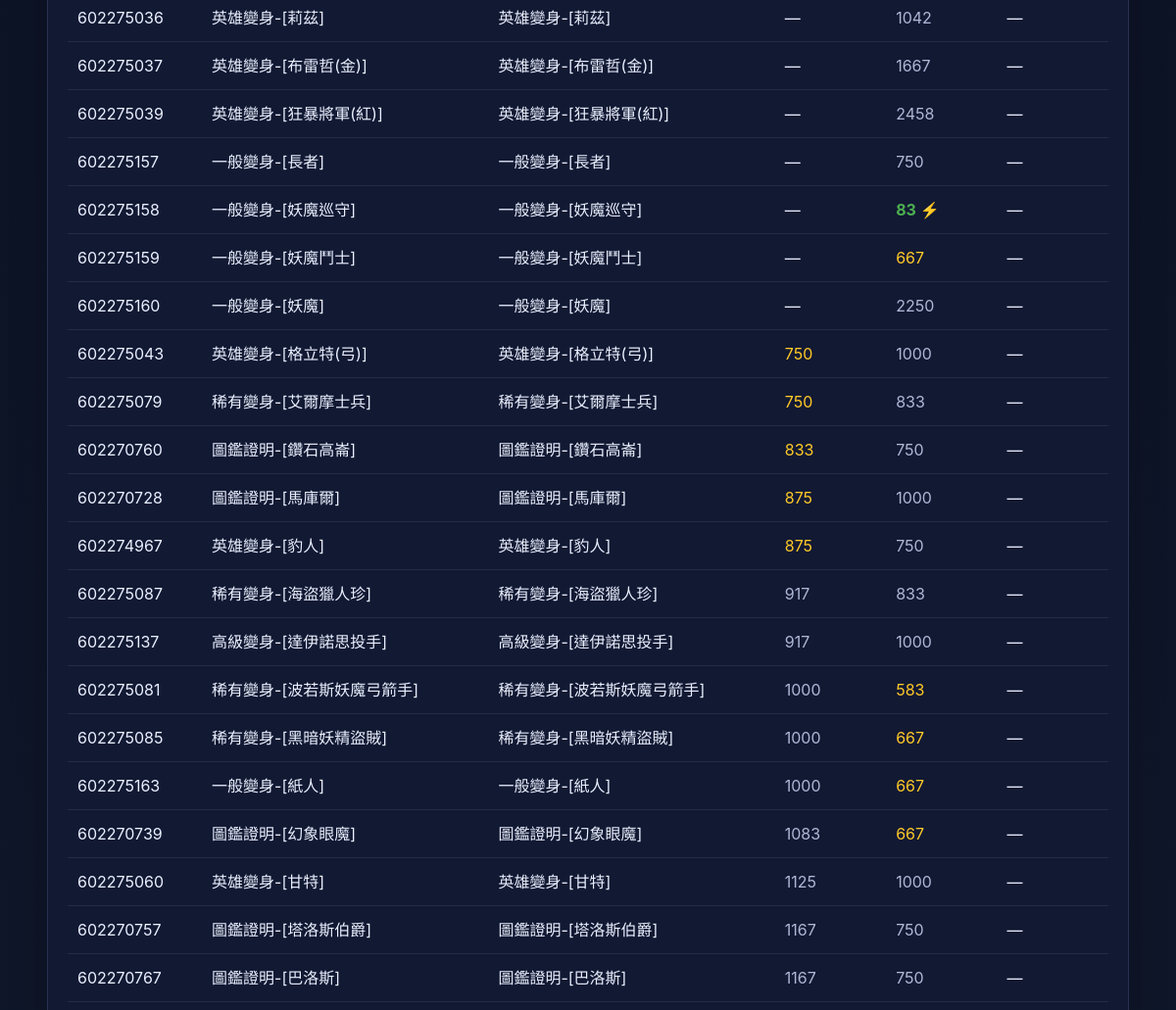
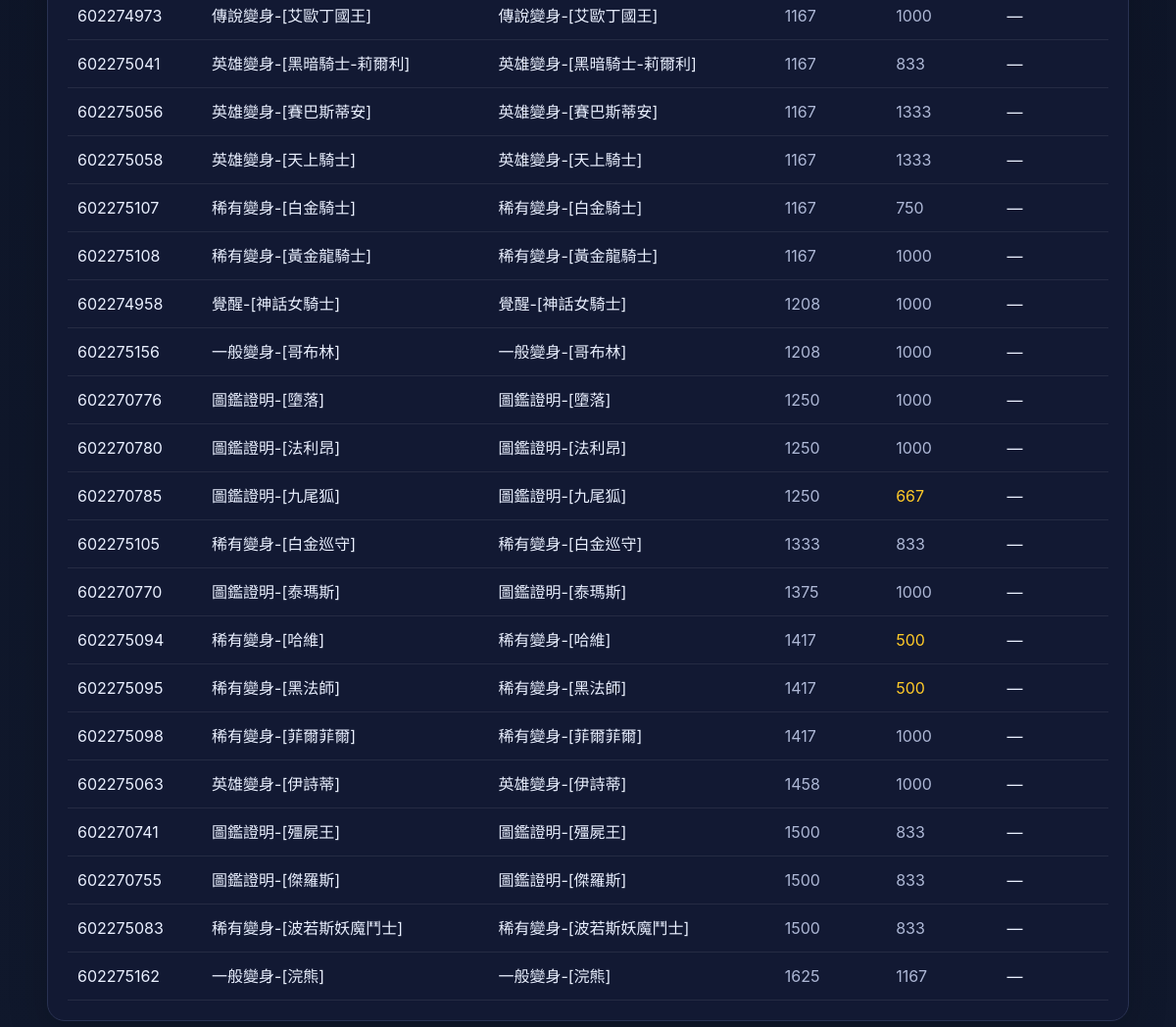
/poly-speed (lower part), run on an earlier commit of the app's database (2 pictures, top to bottom).
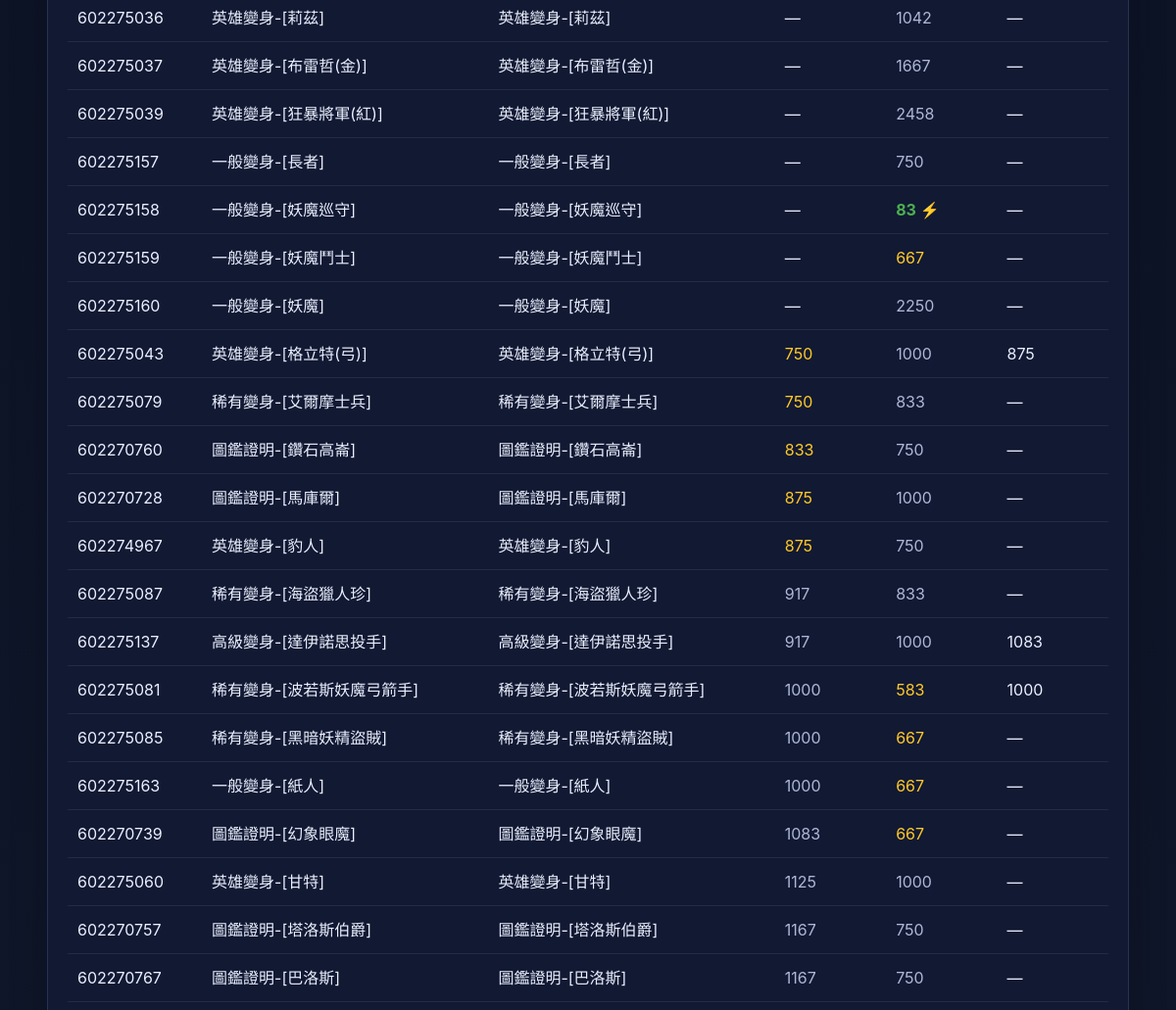
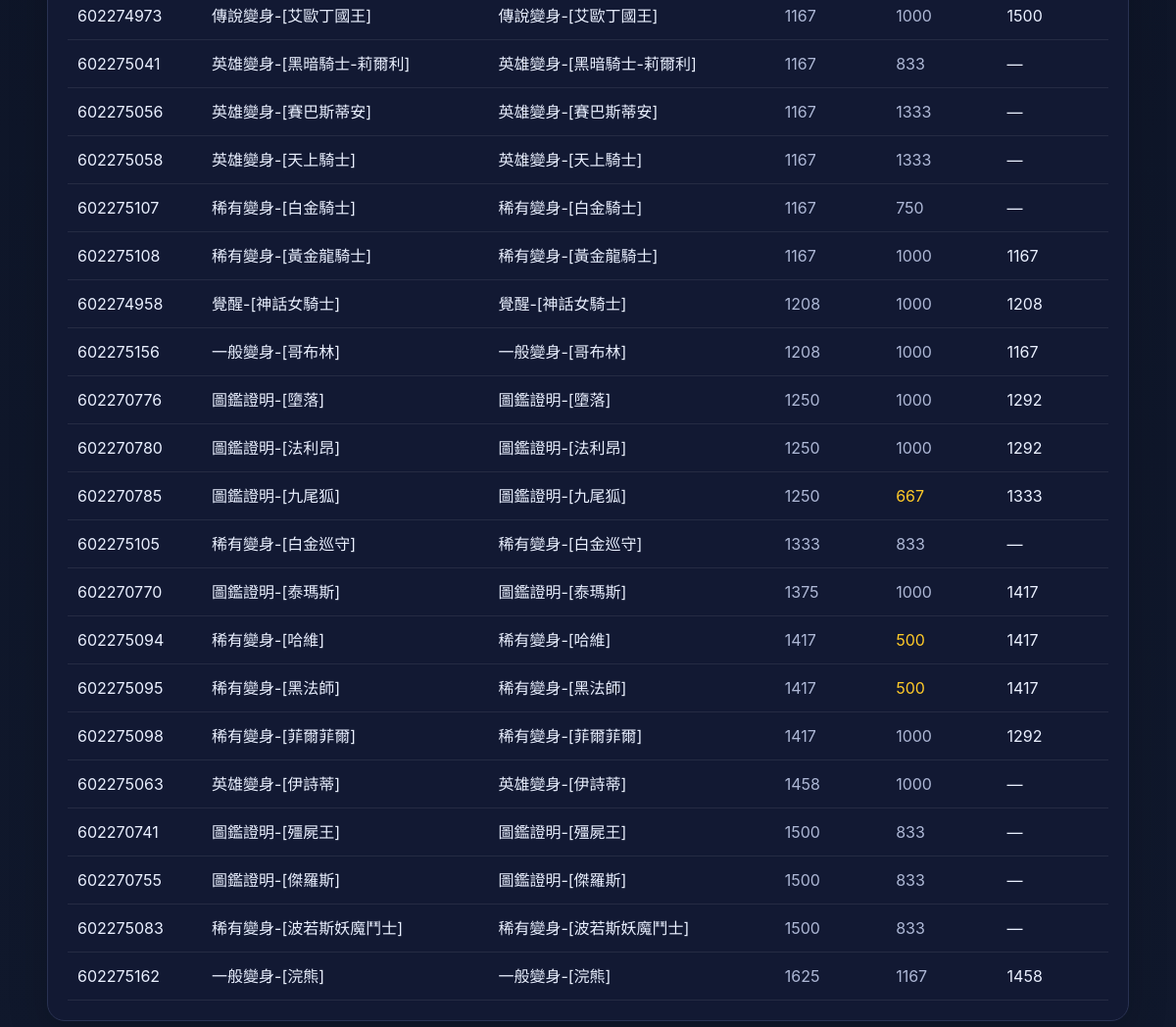
And on a later commit of the database (2 pictures, top to bottom).
### tables this page shows
CREATE TABLE polymorphs (
    id      INTEGER PRIMARY KEY,
    name    TEXT NOT NULL,
    polyid  INTEGER NOT NULL,
    note    TEXT,
    created_at DATETIME DEFAULT CURRENT_TIMESTAMP
, atkspeed INTEGER DEFAULT NULL, movespeed INTEGER DEFAULT NULL, magic_speed INTEGER DEFAULT NULL, minlevel INTEGER DEFAULT NULL, item_id INTEGER DEFAULT NULL);

### app.py (the view)
    @app.route("/poly-speed")
    def poly_speed():
        q = request.args.get("q", "").strip()
        sql = """
            SELECT id, name, note, atkspeed, movespeed, magic_speed
            FROM polymorphs
            WHERE atkspeed IS NOT NULL OR movespeed IS NOT NULL
        """
        params: list[Any] = []
        if q:
            sql += " AND (name LIKE ? OR note LIKE ?)"
            params.extend([f"%{q}%", f"%{q}%"])
        sql += " ORDER BY atkspeed ASC LIMIT 200"
        rows = get_db().execute(sql, params).fetchall()
        return render_template("poly_speed.html", rows=rows, q=q)

### app.py (called while the page is built)
def get_db() -> sqlite3.Connection:
    if "db" not in g:
        db_path = Path(current_app().config["DATABASE"])
        db_path.parent.mkdir(parents=True, exist_ok=True)
        conn = sqlite3.connect(db_path)
        conn.row_factory = sqlite3.Row
        g.db = conn
    return g.db

def current_app() -> Flask:
    from flask import current_app as flask_current_app
    return flask_current_app

### templates/poly_speed.html (shortened to what this page needs)
{% extends "base.html" %}
{% block content %}
<section class="card">
  <div class="table-wrap">
    <table data-sortable>
      <tbody>
        {% for r in rows %}
        <tr>
          <td>{{ r.id }}</td>
          <td>{{ r.name }}</td>
          <td>{{ r.note or '—' }}</td>
          <td>
            {% if r.atkspeed is not none %}
              {% if r.atkspeed < 600 %}<span style="color:#4caf50;font-weight:700">{{ r.atkspeed }} ⚡</span>
              {% elif r.atkspeed < 900 %}<span style="color:#ffca28">{{ r.atkspeed }}</span>
              {% else %}<span class="muted">{{ r.atkspeed }}</span>{% endif %}
            {% else %}—{% endif %}
          </td>
          <td>
            {% if r.movespeed is not none %}
              {% if r.movespeed < 500 %}<span style="color:#4caf50;font-weight:700">{{ r.movespeed }} ⚡</span>
              {% elif r.movespeed < 700 %}<span style="color:#ffca28">{{ r.movespeed }}</span>
              {% else %}<span class="muted">{{ r.movespeed }}</span>{% endif %}
            {% else %}—{% endif %}
          </td>
          <td>{{ r.magic_speed if r.magic_speed is not none else '—' }}</td>
        </tr>
        {% else %}
        <tr><td colspan="6">查無資料</td></tr>
        {% endfor %}
      </tbody>
    </table>
  </div>
</section>
{% endblock %}

### templates/base.html (shortened to what this page needs)
<!doctype html>
<html lang="zh-Hant">
<head>
  <link rel="stylesheet" href="{{ url_for('static', filename='style.css') }}">
</head>
<body>
  <main class="container page">
    {% block content %}{% endblock %}
  </main>
</body>
</html>

### static/style.css (style rules this page uses)
:root { --bg:#0b1020;--card:#121933;--line:#293252;--text:#eaf0ff;--muted:#aeb8d6;--accent:#6ea8fe }
* { box-sizing:border-box }
body { margin:0;background:linear-gradient(180deg,#0a1020,#10182c);color:var(--text);font:16px/1.5 -apple-system,BlinkMacSystemFont,Segoe UI,Roboto,PingFang TC,Noto Sans TC,sans-serif }
.container { width:min(1120px,92vw);margin:0 auto }
.page { padding:28px 0 40px }
.card { background:var(--card);border:1px solid var(--line);border-radius:18px;padding:20px;margin-bottom:18px;box-shadow:0 14px 40px rgba(0,0,0,.18) }
.muted { color:var(--muted) }
.table-wrap { overflow:auto }
table { width:100%;border-collapse:collapse;min-width:720px }

What changed in the data, as far as the page shows it:
changed polymorphs "英雄變身-[格立特(弓)]": magic_speed "—" → "875"
changed polymorphs "高級變身-[達伊諾思投手]": magic_speed "—" → "1083"
changed polymorphs "稀有變身-[波若斯妖魔弓箭手]": magic_speed "—" → "1000"
changed polymorphs "傳說變身-[艾歐丁國王]": magic_speed "—" → "1500"
changed polymorphs "稀有變身-[黃金龍騎士]": magic_speed "—" → "1167"
changed polymorphs "覺醒-[神話女騎士]": magic_speed "—" → "1208"
changed polymorphs "一般變身-[哥布林]": magic_speed "—" → "1167"
changed polymorphs "圖鑑證明-[墮落]": magic_speed "—" → "1292"
changed polymorphs "圖鑑證明-[法利昂]": magic_speed "—" → "1292"
changed polymorphs "圖鑑證明-[九尾狐]": magic_speed "—" → "1333"
changed polymorphs "圖鑑證明-[泰瑪斯]": magic_speed "—" → "1417"
changed polymorphs "稀有變身-[哈維]": magic_speed "—" → "1417"
changed polymorphs "稀有變身-[黑法師]": magic_speed "—" → "1417"
changed polymorphs "稀有變身-[菲爾菲爾]": magic_speed "—" → "1292"
changed polymorphs "一般變身-[浣熊]": magic_speed "—" → "1458"
